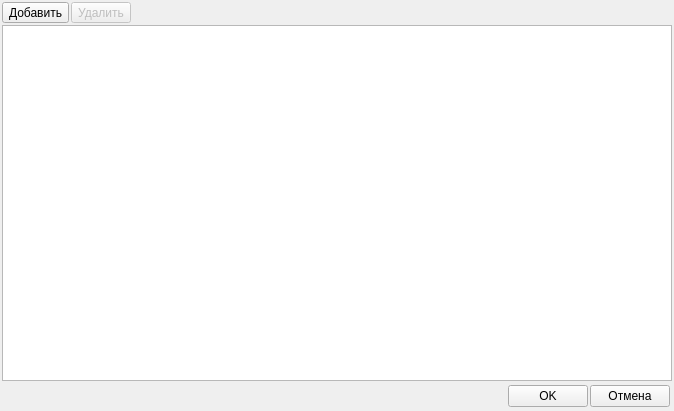
<?xml version="1.0" encoding="UTF-8"?>
<ui version="4.0">
 <class>FrameCardCrossGroups</class>
 <widget class="QWidget" name="FrameCardCrossGroups">
  <property name="geometry">
   <rect>
    <x>0</x>
    <y>0</y>
    <width>674</width>
    <height>411</height>
   </rect>
  </property>
  <property name="windowTitle">
   <string>Дополнительные категории</string>
  </property>
  <layout class="QVBoxLayout" name="verticalLayout">
   <property name="spacing">
    <number>2</number>
   </property>
   <property name="leftMargin">
    <number>2</number>
   </property>
   <property name="topMargin">
    <number>2</number>
   </property>
   <property name="rightMargin">
    <number>2</number>
   </property>
   <property name="bottomMargin">
    <number>2</number>
   </property>
   <item>
    <layout class="QHBoxLayout" name="horizontalLayout">
     <property name="spacing">
      <number>2</number>
     </property>
     <item>
      <widget class="QToolButton" name="toolButtonAdd">
       <property name="text">
        <string>Добавить</string>
       </property>
       <property name="icon">
        <iconset resource="../../res.qrc">
         <normaloff>:/32/icons/32x32/add.png</normaloff>:/32/icons/32x32/add.png</iconset>
       </property>
       <property name="iconSize">
        <size>
         <width>24</width>
         <height>24</height>
        </size>
       </property>
       <property name="toolButtonStyle">
        <enum>Qt::ToolButtonTextBesideIcon</enum>
       </property>
      </widget>
     </item>
     <item>
      <widget class="QToolButton" name="toolButtonDelete">
       <property name="enabled">
        <bool>false</bool>
       </property>
       <property name="text">
        <string>Удалить</string>
       </property>
       <property name="icon">
        <iconset resource="../../res.qrc">
         <normaloff>:/32/icons/32x32/delete.png</normaloff>:/32/icons/32x32/delete.png</iconset>
       </property>
       <property name="iconSize">
        <size>
         <width>24</width>
         <height>24</height>
        </size>
       </property>
      </widget>
     </item>
     <item>
      <spacer name="horizontalSpacer_2">
       <property name="orientation">
        <enum>Qt::Horizontal</enum>
       </property>
       <property name="sizeHint" stdset="0">
        <size>
         <width>495</width>
         <height>20</height>
        </size>
       </property>
      </spacer>
     </item>
    </layout>
   </item>
   <item>
    <widget class="QListView" name="listViewSimilarProducts"/>
   </item>
   <item>
    <layout class="QHBoxLayout" name="horizontalLayout_2">
     <property name="leftMargin">
      <number>2</number>
     </property>
     <property name="topMargin">
      <number>2</number>
     </property>
     <property name="rightMargin">
      <number>2</number>
     </property>
     <property name="bottomMargin">
      <number>2</number>
     </property>
     <item>
      <spacer name="horizontalSpacer_3">
       <property name="orientation">
        <enum>Qt::Horizontal</enum>
       </property>
       <property name="sizeHint" stdset="0">
        <size>
         <width>40</width>
         <height>20</height>
        </size>
       </property>
      </spacer>
     </item>
     <item>
      <widget class="QPushButton" name="buttonOK">
       <property name="enabled">
        <bool>true</bool>
       </property>
       <property name="sizePolicy">
        <sizepolicy hsizetype="Preferred" vsizetype="Fixed">
         <horstretch>0</horstretch>
         <verstretch>0</verstretch>
        </sizepolicy>
       </property>
       <property name="minimumSize">
        <size>
         <width>0</width>
         <height>0</height>
        </size>
       </property>
       <property name="maximumSize">
        <size>
         <width>16777215</width>
         <height>16777215</height>
        </size>
       </property>
       <property name="baseSize">
        <size>
         <width>0</width>
         <height>50</height>
        </size>
       </property>
       <property name="text">
        <string>OK</string>
       </property>
       <property name="iconSize">
        <size>
         <width>24</width>
         <height>24</height>
        </size>
       </property>
       <property name="flat">
        <bool>false</bool>
       </property>
      </widget>
     </item>
     <item>
      <widget class="QPushButton" name="buttonCancel">
       <property name="sizePolicy">
        <sizepolicy hsizetype="Preferred" vsizetype="Fixed">
         <horstretch>0</horstretch>
         <verstretch>0</verstretch>
        </sizepolicy>
       </property>
       <property name="minimumSize">
        <size>
         <width>0</width>
         <height>0</height>
        </size>
       </property>
       <property name="maximumSize">
        <size>
         <width>16777215</width>
         <height>16777215</height>
        </size>
       </property>
       <property name="text">
        <string>Отмена</string>
       </property>
       <property name="iconSize">
        <size>
         <width>24</width>
         <height>24</height>
        </size>
       </property>
       <property name="flat">
        <bool>false</bool>
       </property>
      </widget>
     </item>
    </layout>
   </item>
  </layout>
 </widget>
 <resources>
  <include location="../../res.qrc"/>
 </resources>
 <connections/>
</ui>
